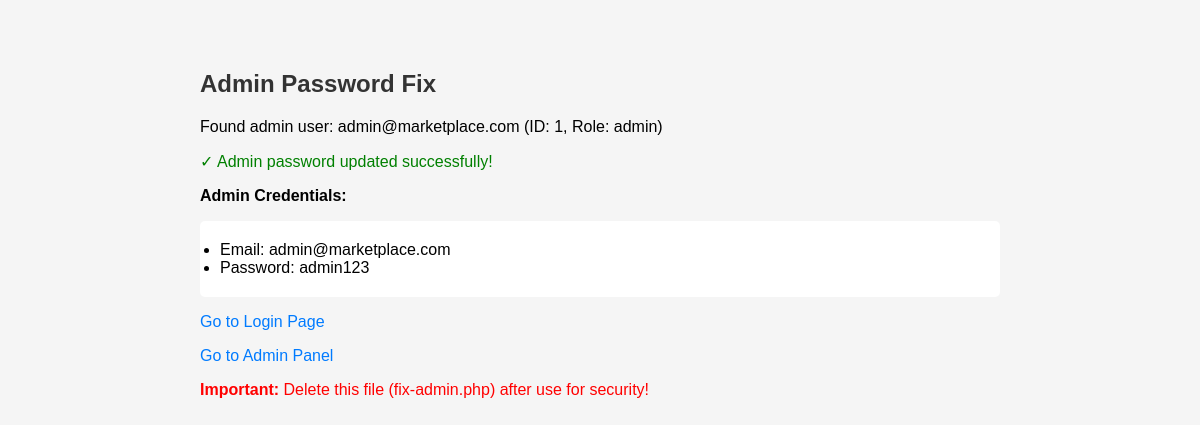
Page /ecommerce/fix-admin.php on the committed database.
### tables this page shows
CREATE TABLE users (
    id INT PRIMARY KEY AUTO_INCREMENT,
    name VARCHAR(100) NOT NULL,
    email VARCHAR(150) UNIQUE NOT NULL,
    password VARCHAR(255) NOT NULL,
    role ENUM('user', 'admin') DEFAULT 'user',
    status ENUM('active', 'blocked') DEFAULT 'active',
    created_at TIMESTAMP DEFAULT CURRENT_TIMESTAMP,
    updated_at TIMESTAMP DEFAULT CURRENT_TIMESTAMP ON UPDATE CURRENT_TIMESTAMP,
    INDEX idx_email (email),
    INDEX idx_role (role)
);

### ecommerce/fix-admin.php (the view, shortened to what this page needs)
<?php
try {
    $db = Database::getInstance()->getConnection();
    echo "<h2>Admin Password Fix</h2>";
    $stmt = $db->prepare("SELECT id, email, role FROM users WHERE email = ?");
    $stmt->execute(['admin@marketplace.com']);
    $admin = $stmt->fetch();
    if ($admin) {
        echo "<p>Found admin user: {$admin['email']} (ID: {$admin['id']}, Role: {$admin['role']})</p>";
        echo "<p style='color: green;'>✓ Admin password updated successfully!</p>";
        echo "<p><strong>Admin Credentials:</strong></p>";
        echo "<ul>";
        echo "<li>Email: admin@marketplace.com</li>";
        echo "<li>Password: admin123</li>";
        echo "</ul>";
        echo "<p><a href='pages/login.php'>Go to Login Page</a></p>";
        echo "<p><a href='admin/index.php'>Go to Admin Panel</a></p>";
    }
    echo "<p style='color: red;'><strong>Important:</strong> Delete this file (fix-admin.php) after use for security!</p>";
} catch (PDOException $e) {
    echo "<p style='color: red;'>❌ Database Error: " . htmlspecialchars($e->getMessage()) . "</p>";
} catch (Exception $e) {
    echo "<p style='color: red;'>❌ Error: " . htmlspecialchars($e->getMessage()) . "</p>";
}
?>
<!DOCTYPE html>
<html>
<head>
</head>
<body>
</body>
</html>

### ecommerce/fix-admin.php (style rules this page uses)
body { font-family: Arial, sans-serif; max-width: 800px; margin: 50px auto; padding: 20px; background: #f5f5f5; }
h2 { color: #333; }
ul { background: white; padding: 20px; border-radius: 5px; }
a { color: #007bff; text-decoration: none; }

### rows in the picture
users: email "admin@marketplace.com", id "1", role "admin"
